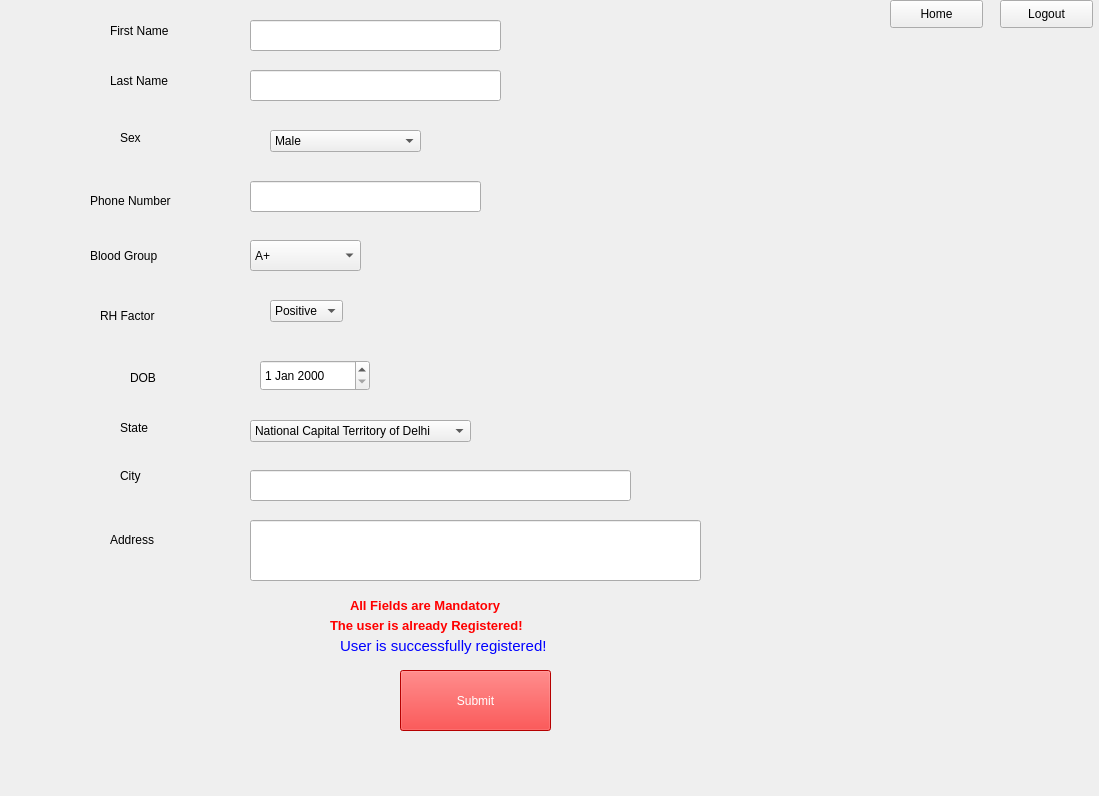
<?xml version="1.0" encoding="UTF-8"?>
<ui version="4.0">
 <class>form</class>
 <widget class="QWidget" name="form">
  <property name="geometry">
   <rect>
    <x>0</x>
    <y>0</y>
    <width>1099</width>
    <height>796</height>
   </rect>
  </property>
  <property name="windowTitle">
   <string>Form</string>
  </property>
  <widget class="QLabel" name="PhoneNumLabel">
   <property name="geometry">
    <rect>
     <x>90</x>
     <y>190</y>
     <width>141</width>
     <height>21</height>
    </rect>
   </property>
   <property name="styleSheet">
    <string notr="true">font: 12pt &quot;MS Shell Dlg 2&quot;;</string>
   </property>
   <property name="text">
    <string>Phone Number</string>
   </property>
  </widget>
  <widget class="QLabel" name="RHFactorLabel">
   <property name="geometry">
    <rect>
     <x>100</x>
     <y>300</y>
     <width>141</width>
     <height>31</height>
    </rect>
   </property>
   <property name="styleSheet">
    <string notr="true">font: 12pt &quot;MS Shell Dlg 2&quot;;</string>
   </property>
   <property name="text">
    <string>RH Factor</string>
   </property>
  </widget>
  <widget class="QLabel" name="BloodGroupLabel">
   <property name="geometry">
    <rect>
     <x>90</x>
     <y>240</y>
     <width>131</width>
     <height>31</height>
    </rect>
   </property>
   <property name="styleSheet">
    <string notr="true">font: 12pt &quot;MS Shell Dlg 2&quot;;</string>
   </property>
   <property name="text">
    <string>Blood Group</string>
   </property>
  </widget>
  <widget class="QLineEdit" name="PhoneNumLineEdit">
   <property name="geometry">
    <rect>
     <x>250</x>
     <y>181</y>
     <width>231</width>
     <height>31</height>
    </rect>
   </property>
  </widget>
  <widget class="QLabel" name="StateLabel">
   <property name="geometry">
    <rect>
     <x>120</x>
     <y>420</y>
     <width>55</width>
     <height>16</height>
    </rect>
   </property>
   <property name="styleSheet">
    <string notr="true">font: 12pt &quot;MS Shell Dlg 2&quot;;</string>
   </property>
   <property name="text">
    <string>State</string>
   </property>
  </widget>
  <widget class="QComboBox" name="RHFactorComboBox">
   <property name="geometry">
    <rect>
     <x>270</x>
     <y>300</y>
     <width>73</width>
     <height>22</height>
    </rect>
   </property>
   <item>
    <property name="text">
     <string>Positive</string>
    </property>
   </item>
   <item>
    <property name="text">
     <string>Negative</string>
    </property>
   </item>
  </widget>
  <widget class="QLabel" name="SexLabel">
   <property name="geometry">
    <rect>
     <x>120</x>
     <y>130</y>
     <width>55</width>
     <height>16</height>
    </rect>
   </property>
   <property name="styleSheet">
    <string notr="true">font: 12pt &quot;MS Shell Dlg 2&quot;;</string>
   </property>
   <property name="text">
    <string>Sex</string>
   </property>
  </widget>
  <widget class="QLabel" name="DOBLabel">
   <property name="geometry">
    <rect>
     <x>130</x>
     <y>370</y>
     <width>55</width>
     <height>16</height>
    </rect>
   </property>
   <property name="styleSheet">
    <string notr="true">font: 12pt &quot;MS Shell Dlg 2&quot;;</string>
   </property>
   <property name="text">
    <string>DOB</string>
   </property>
  </widget>
  <widget class="QLineEdit" name="CityLineEdit">
   <property name="geometry">
    <rect>
     <x>250</x>
     <y>470</y>
     <width>381</width>
     <height>31</height>
    </rect>
   </property>
  </widget>
  <widget class="QPushButton" name="SubmitRegButton">
   <property name="geometry">
    <rect>
     <x>400</x>
     <y>670</y>
     <width>151</width>
     <height>61</height>
    </rect>
   </property>
   <property name="styleSheet">
    <string notr="true">background-color: rgb(255, 0, 0);
color: rgb(255, 255, 255);
font: 10pt &quot;MS Shell Dlg 2&quot;;
font: 75 8pt &quot;MS Shell Dlg 2&quot;;
font: 75 10pt &quot;MS Shell Dlg 2&quot;;</string>
   </property>
   <property name="text">
    <string>Submit</string>
   </property>
  </widget>
  <widget class="QComboBox" name="BloodGpComboBox">
   <property name="geometry">
    <rect>
     <x>250</x>
     <y>240</y>
     <width>111</width>
     <height>31</height>
    </rect>
   </property>
   <item>
    <property name="text">
     <string>A+</string>
    </property>
   </item>
   <item>
    <property name="text">
     <string>A-</string>
    </property>
   </item>
   <item>
    <property name="text">
     <string>B+</string>
    </property>
   </item>
   <item>
    <property name="text">
     <string>B-</string>
    </property>
   </item>
   <item>
    <property name="text">
     <string>O+</string>
    </property>
   </item>
   <item>
    <property name="text">
     <string>O-</string>
    </property>
   </item>
   <item>
    <property name="text">
     <string>AB+</string>
    </property>
   </item>
   <item>
    <property name="text">
     <string>AB-</string>
    </property>
   </item>
  </widget>
  <widget class="QLabel" name="AddressLabel">
   <property name="geometry">
    <rect>
     <x>110</x>
     <y>530</y>
     <width>81</width>
     <height>20</height>
    </rect>
   </property>
   <property name="styleSheet">
    <string notr="true">font: 12pt &quot;MS Shell Dlg 2&quot;;</string>
   </property>
   <property name="text">
    <string>Address</string>
   </property>
  </widget>
  <widget class="QLabel" name="CityLabel">
   <property name="geometry">
    <rect>
     <x>120</x>
     <y>460</y>
     <width>55</width>
     <height>31</height>
    </rect>
   </property>
   <property name="styleSheet">
    <string notr="true">font: 12pt &quot;MS Shell Dlg 2&quot;;</string>
   </property>
   <property name="text">
    <string>City</string>
   </property>
  </widget>
  <widget class="QComboBox" name="StateComboBox">
   <property name="geometry">
    <rect>
     <x>250</x>
     <y>420</y>
     <width>221</width>
     <height>22</height>
    </rect>
   </property>
   <item>
    <property name="text">
     <string>National Capital Territory of Delhi</string>
    </property>
   </item>
   <item>
    <property name="text">
     <string>Andra Pradesh</string>
    </property>
   </item>
   <item>
    <property name="text">
     <string>Arunachal Pradesh</string>
    </property>
   </item>
   <item>
    <property name="text">
     <string>Assam</string>
    </property>
   </item>
   <item>
    <property name="text">
     <string>Bihar</string>
    </property>
   </item>
   <item>
    <property name="text">
     <string>Chattisgarh</string>
    </property>
   </item>
   <item>
    <property name="text">
     <string>Goa</string>
    </property>
   </item>
   <item>
    <property name="text">
     <string>Gujrat</string>
    </property>
   </item>
   <item>
    <property name="text">
     <string>Haryana</string>
    </property>
   </item>
   <item>
    <property name="text">
     <string>Himachal Pradesh</string>
    </property>
   </item>
   <item>
    <property name="text">
     <string>Jharkhand</string>
    </property>
   </item>
   <item>
    <property name="text">
     <string>Karnataka</string>
    </property>
   </item>
   <item>
    <property name="text">
     <string>Kerala</string>
    </property>
   </item>
   <item>
    <property name="text">
     <string>Madhya Pradesh</string>
    </property>
   </item>
   <item>
    <property name="text">
     <string>Maharashtra</string>
    </property>
   </item>
   <item>
    <property name="text">
     <string>Manipur</string>
    </property>
   </item>
   <item>
    <property name="text">
     <string>Meghalaya</string>
    </property>
   </item>
   <item>
    <property name="text">
     <string>Mizoram</string>
    </property>
   </item>
   <item>
    <property name="text">
     <string>Nagaland</string>
    </property>
   </item>
   <item>
    <property name="text">
     <string>Odisha</string>
    </property>
   </item>
   <item>
    <property name="text">
     <string>Punjab</string>
    </property>
   </item>
   <item>
    <property name="text">
     <string>Rajasthan</string>
    </property>
   </item>
   <item>
    <property name="text">
     <string>Sikkim</string>
    </property>
   </item>
   <item>
    <property name="text">
     <string>Tamil Nadu</string>
    </property>
   </item>
   <item>
    <property name="text">
     <string>Telangana</string>
    </property>
   </item>
   <item>
    <property name="text">
     <string>Tripura</string>
    </property>
   </item>
   <item>
    <property name="text">
     <string>Uttar Pradesh</string>
    </property>
   </item>
   <item>
    <property name="text">
     <string>Uttrakhand</string>
    </property>
   </item>
   <item>
    <property name="text">
     <string>West Bengal</string>
    </property>
   </item>
   <item>
    <property name="text">
     <string>Andaman &amp; Nicobar</string>
    </property>
   </item>
   <item>
    <property name="text">
     <string>Chandigarh</string>
    </property>
   </item>
   <item>
    <property name="text">
     <string>Dadra &amp; Nagar Haveli &amp; Daman &amp; Diu</string>
    </property>
   </item>
   <item>
    <property name="text">
     <string>Jammu &amp; Kashmir</string>
    </property>
   </item>
   <item>
    <property name="text">
     <string>Ladakh</string>
    </property>
   </item>
   <item>
    <property name="text">
     <string>Lakshadweep</string>
    </property>
   </item>
   <item>
    <property name="text">
     <string>Puducherry</string>
    </property>
   </item>
  </widget>
  <widget class="QComboBox" name="SexComboBox">
   <property name="geometry">
    <rect>
     <x>270</x>
     <y>130</y>
     <width>151</width>
     <height>22</height>
    </rect>
   </property>
   <item>
    <property name="text">
     <string>Male</string>
    </property>
   </item>
   <item>
    <property name="text">
     <string>Female</string>
    </property>
   </item>
   <item>
    <property name="text">
     <string>Other</string>
    </property>
   </item>
  </widget>
  <widget class="QDateEdit" name="DOBEdit">
   <property name="geometry">
    <rect>
     <x>260</x>
     <y>360</y>
     <width>110</width>
     <height>31</height>
    </rect>
   </property>
  </widget>
  <widget class="QLabel" name="NameLabel">
   <property name="geometry">
    <rect>
     <x>110</x>
     <y>70</y>
     <width>101</width>
     <height>21</height>
    </rect>
   </property>
   <property name="styleSheet">
    <string notr="true">font: 12pt &quot;MS Shell Dlg 2&quot;;</string>
   </property>
   <property name="text">
    <string>Last Name</string>
   </property>
  </widget>
  <widget class="QLineEdit" name="LNameLineEdit">
   <property name="geometry">
    <rect>
     <x>250</x>
     <y>70</y>
     <width>251</width>
     <height>31</height>
    </rect>
   </property>
  </widget>
  <widget class="QLineEdit" name="AddressLineEdit">
   <property name="geometry">
    <rect>
     <x>250</x>
     <y>520</y>
     <width>451</width>
     <height>61</height>
    </rect>
   </property>
  </widget>
  <widget class="QPushButton" name="LogoutButton">
   <property name="geometry">
    <rect>
     <x>1000</x>
     <y>0</y>
     <width>93</width>
     <height>28</height>
    </rect>
   </property>
   <property name="text">
    <string>Logout</string>
   </property>
  </widget>
  <widget class="QLineEdit" name="FNameLineEdit">
   <property name="geometry">
    <rect>
     <x>250</x>
     <y>20</y>
     <width>251</width>
     <height>31</height>
    </rect>
   </property>
  </widget>
  <widget class="QLabel" name="NameLabel_2">
   <property name="geometry">
    <rect>
     <x>110</x>
     <y>20</y>
     <width>101</width>
     <height>21</height>
    </rect>
   </property>
   <property name="styleSheet">
    <string notr="true">font: 12pt &quot;MS Shell Dlg 2&quot;;</string>
   </property>
   <property name="text">
    <string>First Name</string>
   </property>
  </widget>
  <widget class="QLabel" name="SuccesReglabel">
   <property name="geometry">
    <rect>
     <x>340</x>
     <y>630</y>
     <width>371</width>
     <height>31</height>
    </rect>
   </property>
   <property name="font">
    <font>
     <pointsize>11</pointsize>
    </font>
   </property>
   <property name="styleSheet">
    <string notr="true">color:rgb(0, 0, 255)</string>
   </property>
   <property name="text">
    <string>User is successfully registered!</string>
   </property>
  </widget>
  <widget class="QLabel" name="MandatoryRegLabel">
   <property name="geometry">
    <rect>
     <x>350</x>
     <y>590</y>
     <width>331</width>
     <height>31</height>
    </rect>
   </property>
   <property name="font">
    <font>
     <pointsize>10</pointsize>
     <weight>75</weight>
     <bold>true</bold>
    </font>
   </property>
   <property name="styleSheet">
    <string notr="true">color:rgb(255, 0, 0)</string>
   </property>
   <property name="text">
    <string>All Fields are Mandatory</string>
   </property>
  </widget>
  <widget class="QLabel" name="AlreadyRegLabel">
   <property name="geometry">
    <rect>
     <x>330</x>
     <y>610</y>
     <width>311</width>
     <height>31</height>
    </rect>
   </property>
   <property name="font">
    <font>
     <pointsize>10</pointsize>
     <weight>75</weight>
     <bold>true</bold>
    </font>
   </property>
   <property name="styleSheet">
    <string notr="true">color:rgb(255, 0, 0)</string>
   </property>
   <property name="text">
    <string>The user is already Registered!</string>
   </property>
  </widget>
  <widget class="QPushButton" name="HomeButton">
   <property name="geometry">
    <rect>
     <x>890</x>
     <y>0</y>
     <width>93</width>
     <height>28</height>
    </rect>
   </property>
   <property name="text">
    <string>Home</string>
   </property>
  </widget>
 </widget>
 <resources/>
 <connections/>
</ui>
